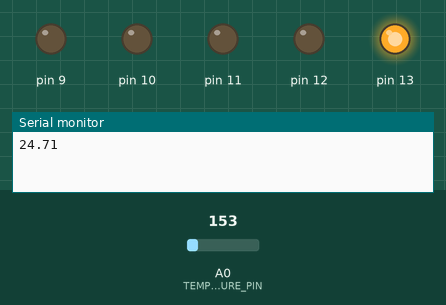
This sketch was run on a simulated Arduino Uno, built with avr-gcc and run on an emulated ATmega328P. Shown: output pins drawn as LEDs (lit = HIGH), the last lines printed to the serial monitor. Inputs (shaded band) come from the test bench; at power-on: A0 (TEMPERATURE_PIN) = 153.

Above: at 1.8 s.
1.9 s: A0 (TEMPERATURE_PIN) set to 154
At 2.7 s:
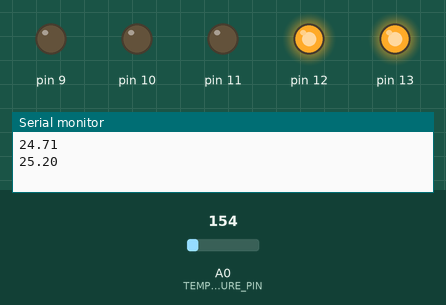
3.5 s: A0 (TEMPERATURE_PIN) set to 165
At 5.2 s:
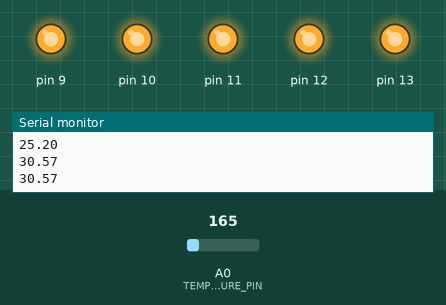
5.5 s: A0 (TEMPERATURE_PIN) set to 133
At 7.0 s:
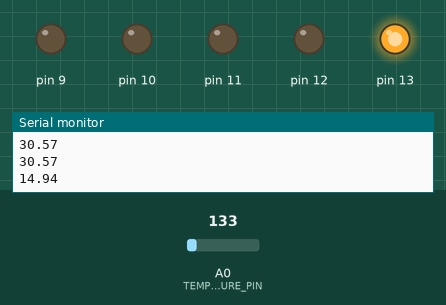
7.5 s: A0 (TEMPERATURE_PIN) set to 175
At 8.5 s:
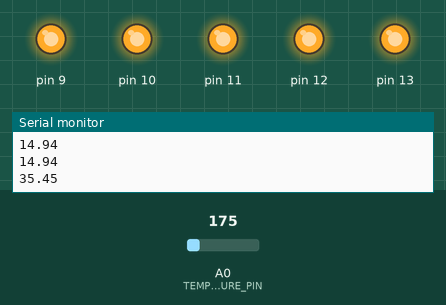
Timing chart, 0 to 10.5 s (numbered marks = the images above; inputs shaded):
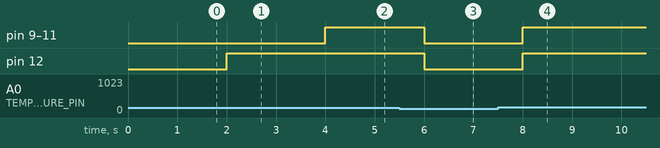

Measured:
- the behaviour switches between 153 and 154 on A0 (TEMPERATURE_PIN) (found by bisection; images 0 and 1)
- after the input at 1.9 s, pin 12: LOW → HIGH after 0.10 s
- after the input at 3.5 s, pin 9–11: LOW → HIGH after 0.50 s
- after the input at 5.5 s, pin 9–12: HIGH → LOW after 0.50 s
- after the input at 7.5 s, pin 9–12: LOW → HIGH after 0.50 s

The sketch:

exerc_5_2.ino
```cpp
// (C) Maryam Esmaeili Darestani, Lucas Nordgren, Hannah Shiels: Group 6 2022
// Work package 5
// Exercise 2
// Submission code: 836121

/**
 * Create a system based on Arduino Uno or Arduino Yun, which measures the temperature and lids the LEDs. You should use
 * 5 LEDs for the temperature measurement. The LEDs should be turned on depending on the temperature – e.g. for 0-10
 * degrees Celsius, 1 LED is turned on; for 11-20, 2 LEDs are turned on, and so on.
 **/


//-------Defines----------
#define CLOCK_SPEED 16000000// Clock speed of the Arduino Uno
#define PRESCALER 1024      // used for dictating speed of timer according to (timer speed (Hz)) = (Arduino clock speed (16MHz)) / prescaler
#define INTERRUPT_FREQ 1    // define interrupt frequency
#define TEMPERATURE_PIN 0  // the pin that connects the temperature sensor to the board
#define BIT_RESOLUTION 10   // the resolution of the value that is read via analogue pin
#define VOLTAGE 5.0          // the voltage of the board

//-------Parameters----------
int timer = 0;        // The interrupt timer value is saved in this variable
float read = 0.0;     // The value that is measured by the sensor is saved here
float voltage = 0.0;  // The equivalent voltage value of the sensor read is saved here
float temperature = 0.0;   // The temperature degree in Celsius


// -----------Main -----------

//Initiate the program
void setup()
{
    timer_setup();     // To define a certain time for the program to be interrupted
    DDRB = DDRB | B00111110;  // Set the pins connected to LEDs as output
    Serial.begin(9600);
}

//This loop happens continuously while the program is running
void loop()
{
    //doesn't do anything really!
}

// Built on top of: https://www.instructables.com/Arduino-Timer-Interrupts/
// This sets up the timer to interrupt every second
void timer_setup()
{
    cli();           //stop interrupts

    //set timer1 interrupt at 1Hz
    TCCR1A = 0;      // set entire TCCR1A register to 0
    TCCR1B = 0;      // same for TCCR1B
    TCNT1  = 0;      //initialize counter value to 0

    // calculate at which point to stop the counter and set to int
    timer = (CLOCK_SPEED / (PRESCALER * INTERRUPT_FREQ)) - 1;

    OCR1A = timer;                         // set compare match register for 1hz increments

    TCCR1B |= (1 << WGM12);                // turn on CTC mode
    TCCR1B |= (1 << CS12) | (1 << CS10);   // Set CS10 and CS12 bits for 1024 prescaler
    TIMSK1 |= (1 << OCIE1A);               // enable timer compare interrupt
    sei();                                 //allow interrupts
}

ISR(TIMER1_COMPA_vect)       //Interupt 1
{
    cli();         //Clears all previous interupts
    tempRead();    //Read the value from the temperature sensor
    handleLEDs();  //turns on Leds according to the temperature
    sei();         //Activates the interupt
}

void tempRead()
{
    read = analogRead(TEMPERATURE_PIN);   // Read the value from the temperature sensor
    voltage = read * VOLTAGE;             // convert the sensor read into voltage
    voltage /= (pow(2, BIT_RESOLUTION));  // the bit resolution
    voltage *= 1000;                               // convert to voltage into milli volt
    temperature = (voltage - 500.0) / 10.0;        // calculate the temperature in celsius
    Serial.println(temperature);                   // Print out the temperature
}

void handleLEDs()             //To set the LEDs on or off based on the temperature
{
    if (temperature < 25) {     //If the temperature is lower than 25 celsius
        PORTB = B00100000;      //Turn on the pin 13 on port B
    } else if (temperature >= 25 && temperature <26) {   //If the temperature is between 25 and 26
        PORTB = B00110000;                               //Turn on the pin 13and 12 on port B
    } else if (temperature >= 26 && temperature < 27) {  //If the temperature is between 26 and 27
        PORTB = B00111000;                               //Turn on the pin 13and 12 & 11 on port B
    } else if (temperature >= 27 && temperature < 28) {  //If the temperature is between 27 and 28
        PORTB = B00111100;                               //Turn on the pin 13and 12 & 11 & 10 on port B
    } else {               //If the temperature is more than 28
        PORTB = B00111110; //Turn on the pin 13and 12 & 11 & 10 & 9 on port B
    }
}
```
